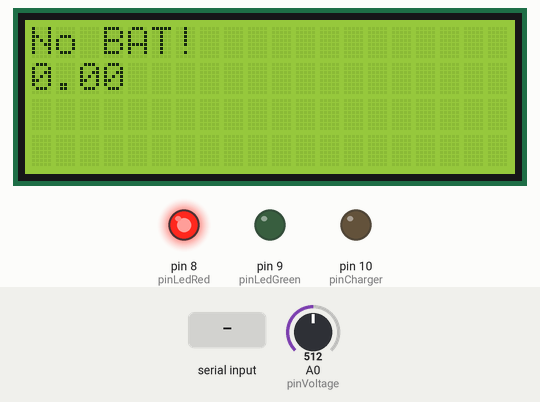
A sketch run on a simulated Arduino Uno, built with avr-gcc and run on an emulated ATmega328P. On the bench: 20×4 character LCD, output pins drawn as LEDs (lit = HIGH). The inputs (shaded band) are chosen by the test bench; at power-on: A0 (pinVoltage) = 512.

Above: at 3.7 s.
3.8 s: A0 (pinVoltage) set to 531
5.8 s: A0 (pinVoltage) set to 559
At 7.9 s:
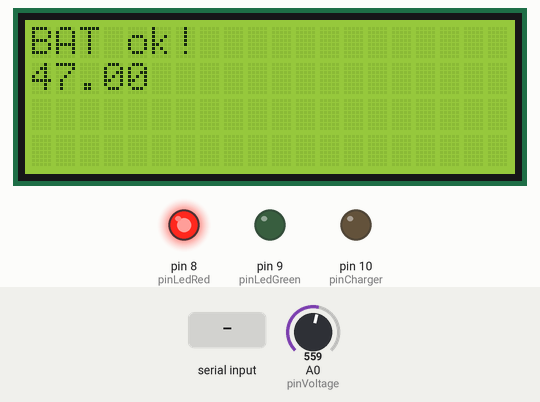
8.2 s: "+" received over Serial
At 9.2 s:
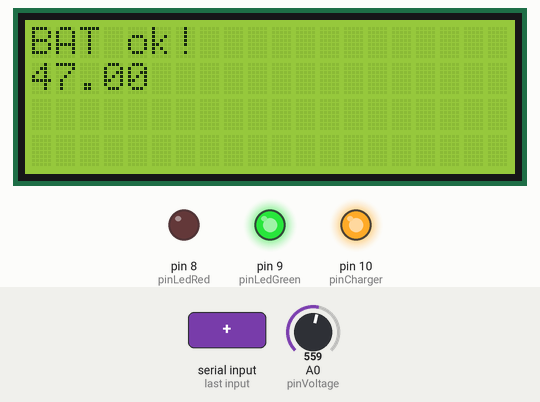
9.7 s: A0 (pinVoltage) set to 39
At 11.5 s:
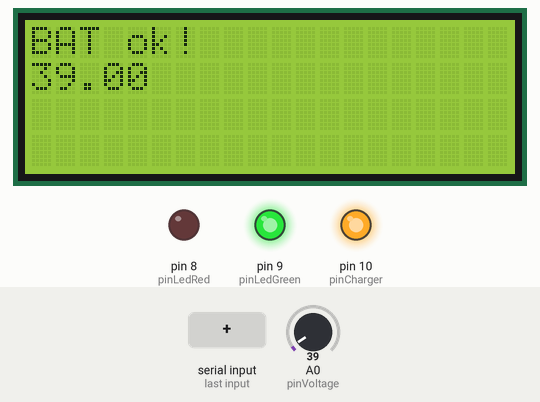
11.8 s: A0 (pinVoltage) set to 33
At 12.9 s:
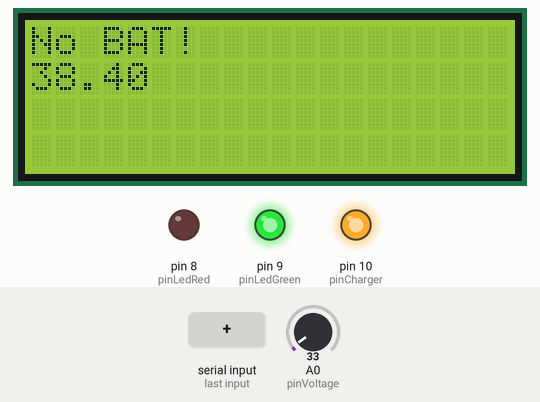
13.8 s: "-" received over Serial
At 15.4 s:
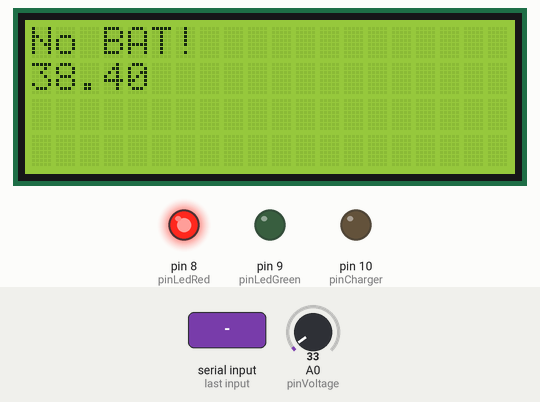
Timing chart, 0 to 16.4 s (numbered marks = the images above; inputs shaded):
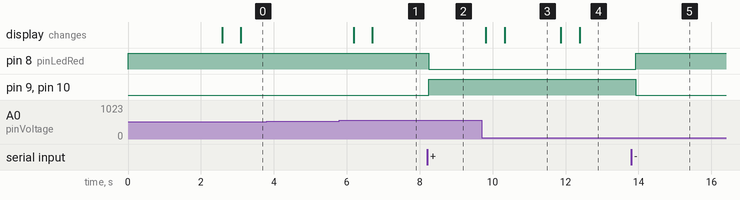

The sketch:

Charger.ino
```cpp
#include <LiquidCrystal.h>

const uint8_t pinLedRed = 8;
const uint8_t pinLedGreen = 9;
const uint8_t pinCharger = 10;
const uint8_t pinVoltage = A0;

const uint8_t N_Voltage = 10;
const uint8_t N_RecentAverages = 5;

const char NoBat[] = "No BAT!";
const char BatOk[] = "BAT ok!";
const char Unknown[] = "???";
const char Initialize[] = "Initialize...";
const char Ready[] = "Ready";

LiquidCrystal lcd(12, 11, 5, 4, 3, 2);

float minvoltage = 35.f;
float recentaverages[N_RecentAverages] = {0.0f};

void push(float average)
{
  for(uint8_t i=0; i < N_RecentAverages - 1; ++i)
    recentaverages[i] = recentaverages[i];
  recentaverages[N_RecentAverages - 1] = average;
}

inline float last()
{
  return recentaverages[N_RecentAverages - 1];
}

void setup()
{
  pinMode(pinLedRed, OUTPUT);
  pinMode(pinLedGreen, OUTPUT);
  pinMode(pinCharger, OUTPUT);

  digitalWrite(pinLedRed, HIGH);
  digitalWrite(pinLedGreen, LOW);
  digitalWrite(pinCharger, LOW);

  Serial.begin(9600);

  lcd.begin(20, 4);
  lcd.print(Initialize);

  for(uint8_t i=0; i < N_RecentAverages; ++i)
  {
    bool hasVoltage;
    float value = checkVoltage(hasVoltage);
    push(value);
  }

  printState(Ready);
}

inline void clear()
{
  lcd.setCursor(0, 0);
  for(uint8_t i=0; i < 20*4; ++i)
    lcd.print(" ");
  lcd.setCursor(0, 0);
}

void printState(const char *msg)
{
  clear();
  lcd.setCursor(0, 0);
  lcd.print(msg);
  lcd.setCursor(0, 1);
  lcd.print(last());
}

float checkVoltage(bool &hasVoltage)
{
  uint8_t values[N_Voltage] = { 0 };

  for(int i=0; i < N_Voltage; ++i)
  {
    values[i] = analogRead(pinVoltage);

    delay(50);
  }

  float average = 0.0f;
  for(int i=0; i < N_Voltage; ++i)
    average += values[i];
  average /= (float) N_Voltage;

  hasVoltage = average > minvoltage;

  return average;
}

void changeChargerState(bool on)
{
  if(on)
  {
    digitalWrite(pinCharger, HIGH);
    digitalWrite(pinLedRed, LOW);
    digitalWrite(pinLedGreen, HIGH);
  }
  else
  {
    digitalWrite(pinCharger, LOW);
    digitalWrite(pinLedRed, HIGH);
    digitalWrite(pinLedGreen, LOW);
  }
}

void checkSerial()
{
  if(Serial.available())
  {
    char ch = Serial.read();

    switch(ch)
    {
      case '+': changeChargerState(true); break;
      case '-': changeChargerState(false); break;
      default:
        return;
    }

    delay(25);
  }
}

void loop()
{
  checkSerial();

  bool batState = false;

  float value = checkVoltage(batState);
  if(batState)
    push(value);

  if(batState)
  {
    printState(BatOk);
  }
  else
  {
    printState(NoBat);
  }
}
```

Measured:
- the behaviour switches between 547 and 548 on A0 (pinVoltage) (found by bisection; images 0 and 1)
- the behaviour switches between 36 and 35 on A0 (pinVoltage) (found by bisection; images 3 and 4)
- after the input at 3.8 s, every drawn part: stays the same
- after the input at 5.8 s, the display: first changes after 0.39 s (image 1 shows a later state)
- after the input at 8.2 s, pin 8 (pinLedRed): HIGH → LOW at once; pin 9 (pinLedGreen), pin 10 (pinCharger): LOW → HIGH at once
- after the input at 9.7 s, the display: first changes after 0.11 s (image 3 shows a later state)
- after the input at 11.8 s, the display: first changes after 0.07 s (image 4 shows a later state)
- after the input at 13.8 s, pin 8 (pinLedRed): LOW → HIGH after 0.13 s; pin 9 (pinLedGreen), pin 10 (pinCharger): HIGH → LOW after 0.13 s
